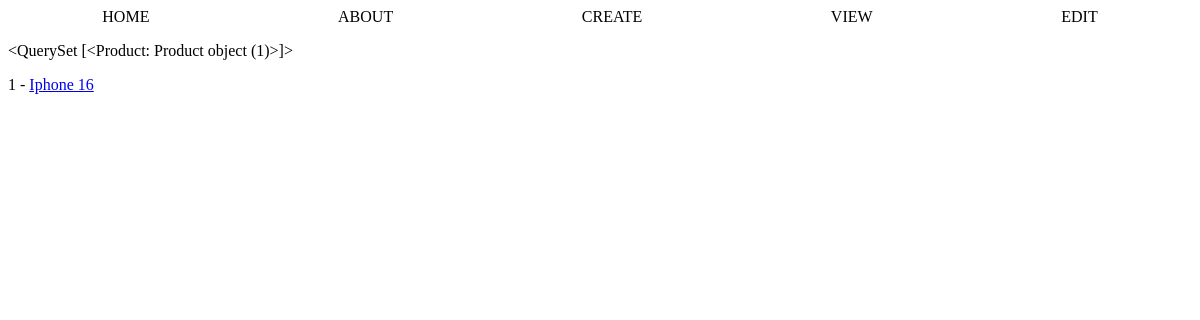
Page /product/ on the earlier database version.
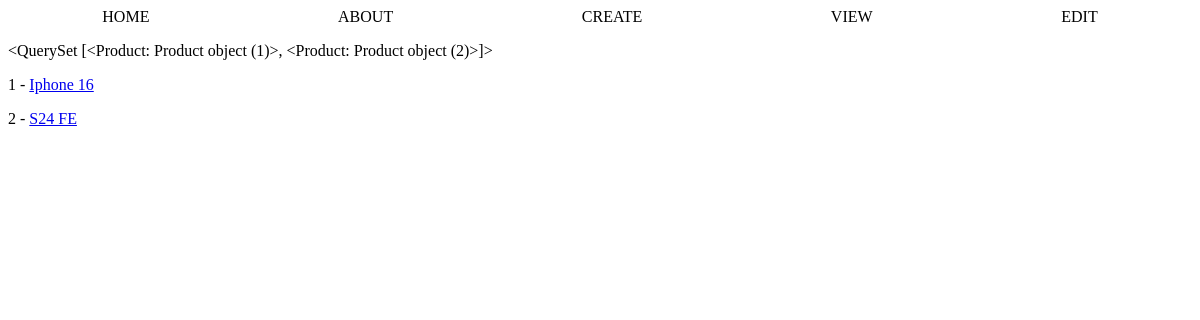
Same page on the later database version.
### products/models.py (models this page shows)
class Product(models.Model):
    name        = models.CharField(max_length=120)
    price       = models.DecimalField(decimal_places=2, max_digits=10000)
    description = models.TextField(blank=True, null=True)
    sale        = models.BooleanField(null=True) # Campo obrigatório pois não pode ser nulo
    def get_absolute_url(self):
        return f"/product/view/{self.id}"

### products/views.py (the view)
# urls.py: path('product/', product_all_view, name='edit'),
def product_all_view(request):
    queryset = Product.objects.all()
    context = {
        'object_list' : queryset
    }
    return render(request, "products/products_all.html", context)
    '''context = {
        'name': obj.name,
        'price': obj.price,
    }'''

### products/templates/products/products_all.html
{% extends 'base.html' %}
{% block content %}
<p>{{ object_list }}</p>
{% for instance in object_list %}
    <p>{{ instance.id }} - <a href="{{ instance.get_absolute_url }}">{{ instance.name }}</a></p>
{% endfor %}
{% endblock %}

Differences in the rows shown:
computed for Product "Iphone 16": id "<QuerySet [<Product: Product object (1)>]>" → "<QuerySet [<Product: Product object (1)>, <Product: Product object (2)>]>"
added Product: id "2", name "S24 FE"
